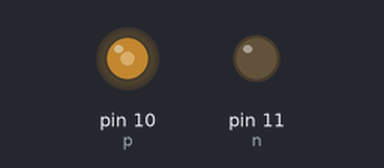
This sketch was run on a simulated Arduino Uno, built with avr-gcc and run on an emulated ATmega328P. Parts: output pins drawn as LEDs (lit = HIGH).

Above: at 0.05 s.
At 4.0 s:
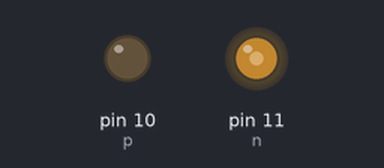
Timing chart, 0 to 5.2 s (numbered marks = the images above):
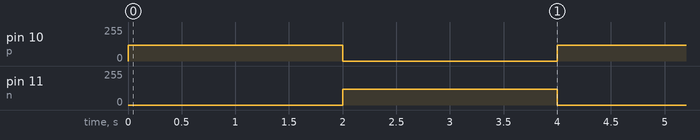

Measured:
- by itself, pin 10 (p), pin 11 (n): alternates 120/255 for 2.0 s and 0/255 for 2.0 s

The sketch:

Motor_control.ino
```cpp
// C++ code
//Motor control
//int p=12,n=13;
int p=10,n=11;
void setup()
{
  pinMode(p,OUTPUT);
  pinMode(n,OUTPUT);
}

void loop()
{
 /* digitalWrite(p, HIGH);
  digitalWrite(n, LOW);
  delay(2000);
  digitalWrite(n, HIGH); //Direction control
  digitalWrite(p, LOW);
  delay(2000);*/
  analogWrite(p, 120);//Speed control + direction control
  analogWrite(n, 0);
  delay(2000);
  analogWrite(n, 120);
  analogWrite(p, 0);
  delay(2000);

}
```
